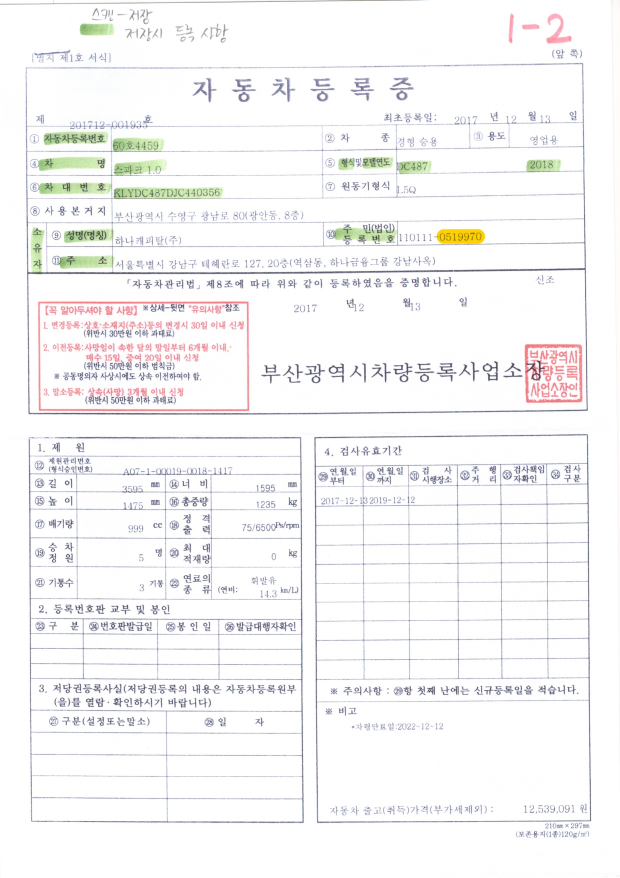
#> input picture document/car_document.jpg, 1240 x 1755 px (shown at 1/2 size)
$ python marker_detection.py
#> lines starting #> are read from the running program, lines starting #| are printed output that depends on the picture; after the words box and inside, x2 and y2 are one past the last pixel; in counts of white or black regions, pixels touching at a corner belong together

# [164 lines of commented-out code are left out]

import numpy as np
import cv2


class Image_processing():
    def __init__(self, path):
#> called with path = './document/car_document.jpg'
        self.upload_image = cv2.imread(path, cv2.IMREAD_GRAYSCALE)
#> self.upload_image: shape (1755, 1240); min 50, max 255, mean 245.8
        # src = cv2.resize( src, None, fx = 0.7, fy = 0.7, interpolation = cv2.INTER_AREA )

        ret, self.binary_image = cv2.threshold(self.upload_image, 230, 255, cv2.THRESH_BINARY)   # 이진화
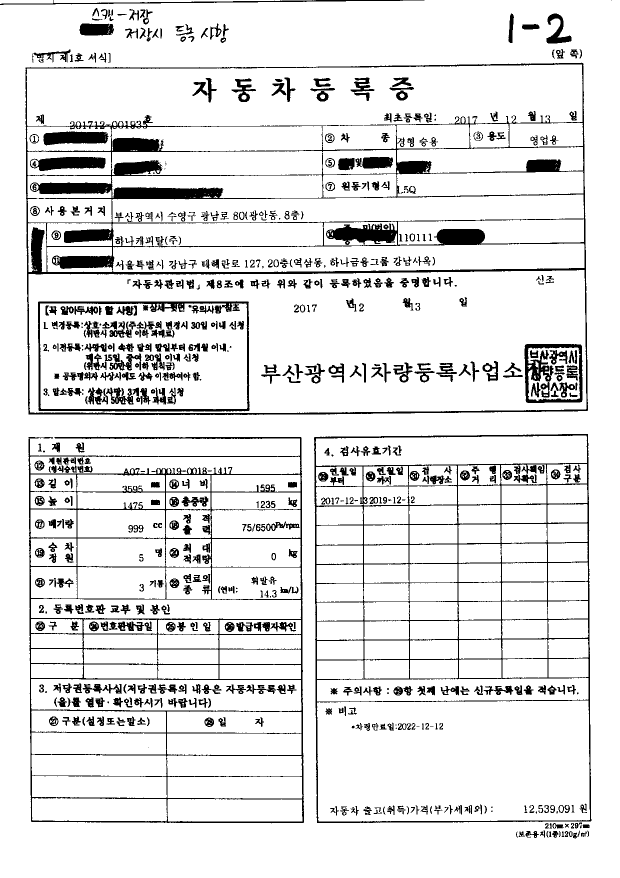
#> self.binary_image: shape (1755, 1240) (shown at 1/2 size); 89.3% white; 821 black regions (76 under 20 px), largest, box (x1, y1, x2, y2) and area: (51, 125, 1176, 830) 58026, (57, 873, 608, 1647) 29456, (628, 868, 1183, 1646) 25232

        self.gblur_image = cv2.GaussianBlur(self.binary_image, (3,3), 0)      # 전체적으로 밀도가 동일한 노이즈, 백색 노이즈를 제거하는 기능
        # image_binary = cv2.bilateralFilter(image_binary, 9,75,75)
        # image_binary = cv2.edgePreservingFilter(image_binary, flags=1, sigma_s=45, sigma_r=0.2)
        self.canny_image = cv2.Canny(self.gblur_image, 75,200, True)
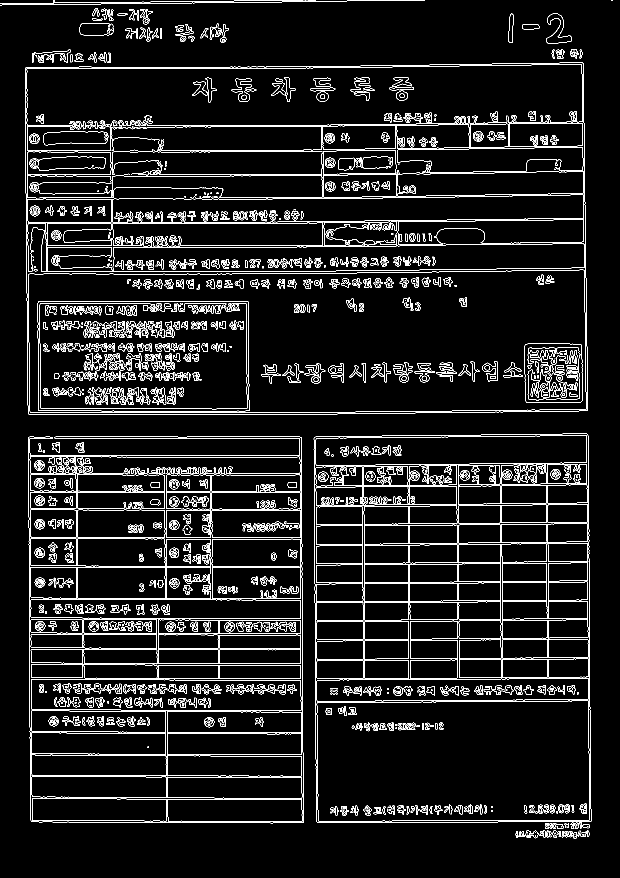
#> self.canny_image: shape (1755, 1240) (shown at 1/2 size); 6.8% white in thin lines or dots

    def findcontours(self, image, sort_box_index):
#> called with sort_box_index = 0
        cnts, hierarchy = cv2.findContours(image, cv2.RETR_EXTERNAL, cv2.CHAIN_APPROX_SIMPLE)   # image / mode / method
#> cnts = 79 contours, 28 with area under 20; largest, box (x1, y1, x2, y2) and area: (50, 125, 1176, 830) 777314, (627, 867, 1183, 1646) 424566, (56, 873, 608, 1647) 402471, (159, 46, 228, 71) 1494, (1092, 26, 1143, 87) 1236
        cnts = sorted(cnts, key=cv2.contourArea, reverse=True) # contourArea : contour가 그린 면적

        rect = cv2.minAreaRect(cnts[sort_box_index])  # largest 중 하나를 직사각형 형태로 return = (c_x,c_y) / (width, height) / angle of rotation
#> rect = ((612.1, 478.9), (1120.6, 699.3), -0.477)
        r = cv2.boxPoints(rect)
#> r = [[54.72, 833.2], [48.9, 133.9], [1169.5, 124.6], [1175.3, 823.8]]
        box = np.int0(r)
#> box = [[54, 833], [48, 133], [1169, 124], [1175, 823]]

        self.upload_image = cv2.cvtColor(self.upload_image, cv2.COLOR_GRAY2BGR)
#> self.upload_image: shape (1755, 1240, 3)
        cv2.drawContours(self.upload_image, [box], -1, (255,0,0), 2)      # img / 좌표 / 외곽선 index, -1하면 모든 외곽선 그리기 / 색 / 굵기
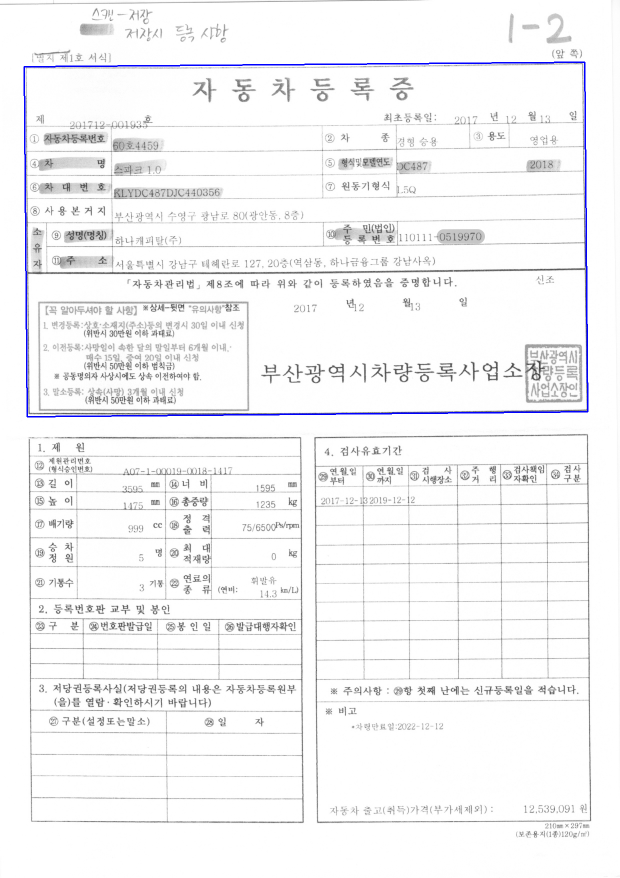
#> self.upload_image: shape (1755, 1240, 3) (shown at 1/2 size); mean B, G, R 245.8, 244.6, 244.6

        # # 4개의 점 다른색으로 표시
        boxes = [tuple(i) for i in box]
#> boxes = [(54, 833), (48, 133), (1169, 124), (1175, 823)]
        cv2.circle(self.upload_image, boxes[0], 1, (0, 0, 0), 5)   # 검  # boxes[0] -> x1, y1 , 좌상단
#> self.upload_image: shape (1755, 1240, 3); under 0.01% of pixels changed, all inside (x1, y1, x2, y2) = (50, 829, 59, 838)
        cv2.circle(self.upload_image, boxes[1], 1, (255, 0, 0), 5) # 파  # boxes[1] -> x2, y1 , 우상단
#> self.upload_image: shape (1755, 1240, 3); mean B, G, R 245.8, 244.5, 244.5
        cv2.circle(self.upload_image, boxes[2], 1, (0, 255, 0), 5) # 녹  # boxes[2] -> x2, y2 , 우하단
#> self.upload_image: shape (1755, 1240, 3); mean B, G, R 245.8, 244.5, 244.5
        cv2.circle(self.upload_image, boxes[3], 1, (0, 0, 255), 5) # 적  # boxes[3] -> x1, y2 , 좌하단
#> self.upload_image: shape (1755, 1240, 3); mean B, G, R 245.8, 244.5, 244.5

        W = rect[1][1]       # 90도 돌아간거로 인식되서 rect[1][1]이 width
#> W = 699.3
        H = rect[1][0]
#> H = 1120.6

        pts1 = np.float32([ [boxes[0]], [boxes[3]], [boxes[1]], [boxes[2]] ])   # 좌상, 좌하, 우상, 우하
#> pts1 = [[54, 833], [1175, 823], [48, 133], [1169, 124]]
        pts2 = np.float32([ [0,0], [0,H], [W,0], [W,H] ])
#> pts2 = [[0, 0], [0, 1120.6], [699.3, 0], [699.3, 1120.6]]

        M = cv2.getPerspectiveTransform(pts1, pts2)
#> M = [[-0.00891, -0.999, 832.5], [0.998, -0.00856, -46.77], [-1.27e-06, 2.19e-08, 1]]

        perspective_image = cv2.warpPerspective(self.binary_image, M, (int(W),int(H)))
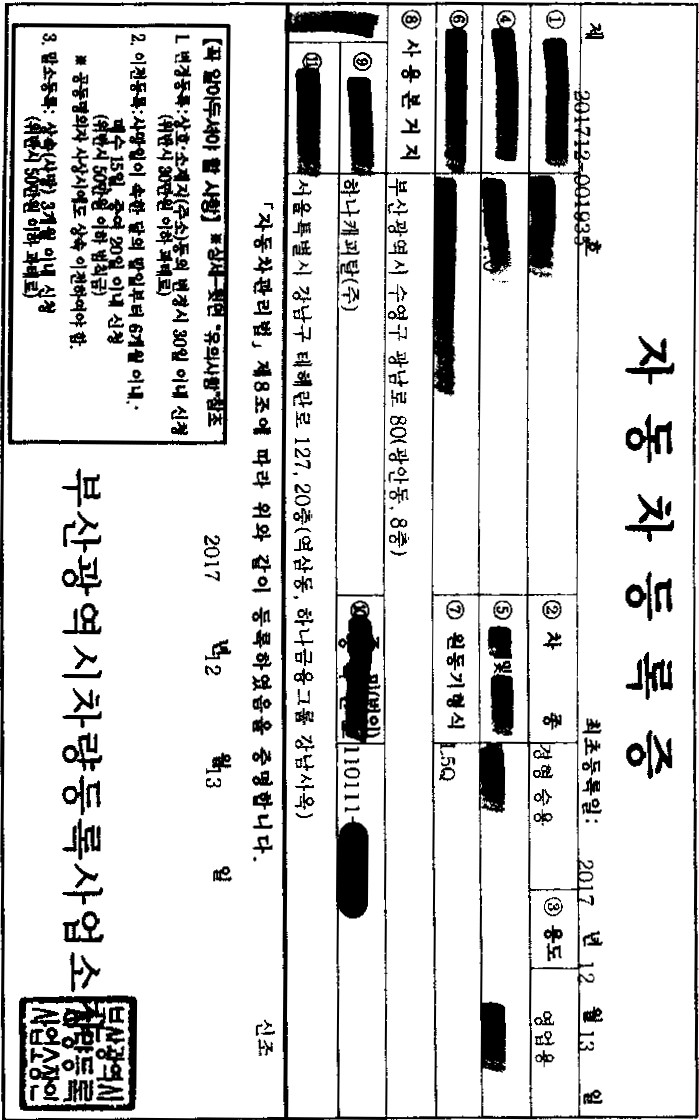
#> perspective_image: shape (1120, 699); min 0, max 255, mean 214

        return int(W),int(H), perspective_image

    def save_ocr_image(self, W, H, perspective_image, path):
        left_col_x1 = int(W*0.157)
        left_col_x2 = int(W*0.528)
        col_y1 = int(H*0.182)
        row_height = 45
        row_interval = 3

        right_col_x1 = int(W*0.664)
        right_col_x1_1 = int(W*0.791)
        right_col_x1_2 = int(W*0.87)
        right_col_x2 = int(W*0.998)

        cv2.imshow("perspective_image",perspective_image)

        for i in range(0,6):
            if i in [3,5]:
                x1, y1 = left_col_x1, col_y1 + row_height *i + row_interval *i
                x2, y2 = right_col_x2, col_y1 + row_height *(i+1) + row_interval *i
                crop_img = perspective_image[y1:y2, x1:x2]
                cv2.imshow("crop_img_%d" %(i), crop_img)
                # cv2.imshow("perspective_image",perspective_image)
                cv2.waitKey(0)
            else:
                x1, y1 = left_col_x1, col_y1 + row_height *i + row_interval *i
                x2, y2 = left_col_x2, col_y1 + row_height *(i+1) + row_interval *i
                crop_img = perspective_image[y1:y2, x1:x2]
                cv2.imshow("crop_img_%d" %(i), crop_img)
                cv2.waitKey(0)

        for i in range(0,6):
            if i == 0:
                x1, y1 = right_col_x1, col_y1 + row_height *i + row_interval *i
                x2, y2 = right_col_x1_1, col_y1 + row_height *(i+1) + row_interval *i
                crop_img = perspective_image[y1:y2, x1:x2]
                cv2.imshow("crop_img_%d" %(i+6), crop_img)
                cv2.waitKey(0)
            elif i == 1:
                x1, y1 = right_col_x1_2, col_y1 + row_height *(i-1) + row_interval *(i-1)
                x2, y2 = right_col_x2, col_y1 + row_height *(i) + row_interval *(i-1)
                crop_img = perspective_image[y1:y2, x1:x2]
                cv2.imshow("crop_img_%d" %(i+6), crop_img)
                cv2.waitKey(0)
            elif i in [2,3,5]:
                x1, y1 = right_col_x1, col_y1 + row_height *(i-1) + row_interval *(i-1)
                x2, y2 = right_col_x2, col_y1 + row_height *(i) + row_interval *(i-1)
                crop_img = perspective_image[y1:y2, x1:x2]
                if i == 5:
                    cv2.imshow("crop_img_%d" %(i+5), crop_img)
                    cv2.waitKey(0)
                else:
                    cv2.imshow("crop_img_%d" %(i+6), crop_img)
                    cv2.waitKey(0)


image = Image_processing(path = "./document/car_document.jpg")

W, H, perspective_image = image.findcontours(image.canny_image, 0)
#> W = 699; H = 1120

image.save_ocr_image(W, H, perspective_image, path="./")
#> in save_ocr_image, `left_col_x1 = int(W*0.157)`: left_col_x1 = 109
#> in save_ocr_image, `left_col_x2 = int(W*0.528)`: left_col_x2 = 369
#> in save_ocr_image, `col_y1 = int(H*0.182)`: col_y1 = 203
#> in save_ocr_image, `right_col_x1 = int(W*0.664)`: right_col_x1 = 464
#> in save_ocr_image, `right_col_x1_1 = int(W*0.791)`: right_col_x1_1 = 552
#> in save_ocr_image, `right_col_x1_2 = int(W*0.87)`: right_col_x1_2 = 608
#> in save_ocr_image, `right_col_x2 = int(W*0.998)`: right_col_x2 = 697
#> the loop in save_ocr_image, `for i in range(0,6):` made 6 passes
#> (y1, x2, y2) on passes 1 to 6: (203, 369, 248), (251, 369, 296), (299, 369, 344), (347, 697, 392), (395, 369, 440), (443, 697, 488)
#> pass 1, in save_ocr_image, `crop_img = perspective_image[y1:y2, x1:x2]`:
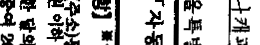
#> crop_img: shape (45, 260); min 0, max 255, mean 188
#> the loop in save_ocr_image, `for i in range(0,6):` made 6 passes
#> (x1, y1, x2, y2) on passes 1, 2, 3, 4, 6: (464, 203, 552, 248), (608, 203, 697, 248), (464, 251, 697, 296), (464, 299, 697, 344), (464, 395, 697, 440)
#> pass 1, in save_ocr_image, `crop_img = perspective_image[y1:y2, x1:x2]`:
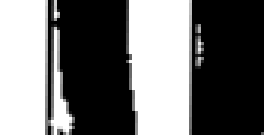
#> crop_img: shape (45, 88) (shown 3 times larger); min 0, max 255, mean 112.5
#> pass 3, in save_ocr_image, `crop_img = perspective_image[y1:y2, x1:x2]`:
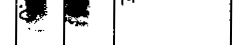
#> crop_img: shape (45, 233); min 0, max 255, mean 223.4

cv2.imshow("image", image.upload_image)
cv2.imshow("image2", image.binary_image)
cv2.imshow("image3", image.canny_image)

cv2.waitKey(0)
cv2.destroyAllWindows()


#### ocr list

# 자동차 등록증 번호 v / 최초등록일 v / 자동차등록번호 v / 차종 v / 용도 v / 차명 v / 형식 및 모델연도 v / 차대번호 v / 원동기형식 v / 사용본거지 v
# 성명(명칭) v / 주민(법인)등록번호 v / 주소 v / 제원관리번호 v / 길이 v / 너비 v / 높이 v / 총중량 v / 배기량 v / 정격출력 v / 승차정원 v / 최대적재량 v / 기통수 v / 연료의 종류 v

### 마스킹

# 주민(법인)등록번호 뒤 6자리 v


### 좌표

# [46 lines of commented-out code are left out]
